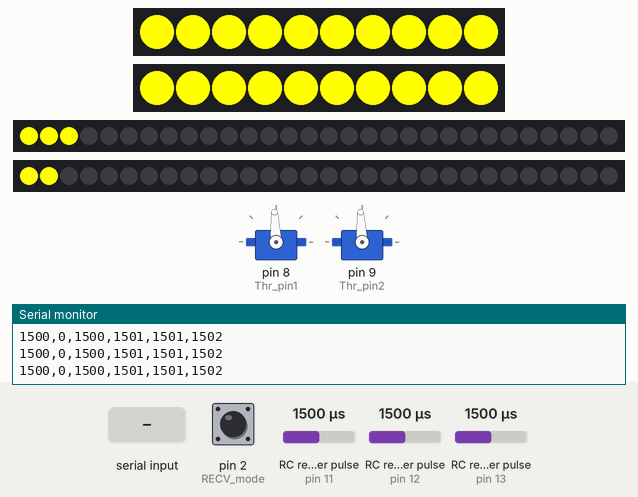
Simulated run of this sketch. Board: Arduino Uno, built with avr-gcc and run on an emulated ATmega328P. Shown: 2 × servo, 2 × 10 RGB LEDs in strip order, left to right, 2 × 30 RGB LEDs in strip order, left to right, the last lines printed to the serial monitor. Wiring (inferred from the names in the program): 3 × RC receiver channel: data pin 11 / data pin 12 / data pin 13. The test bench sets the inputs (shaded band); at power-on: RC receiver pulse (sensors on pin 11, pin 12, pin 13) 1500 µs, pin 2 (RECV_mode) LOW.

Above: at 2.8 s.
2.9 s: RC receiver pulse (sensor on pin 11) set to 1020 µs
At 4.9 s:
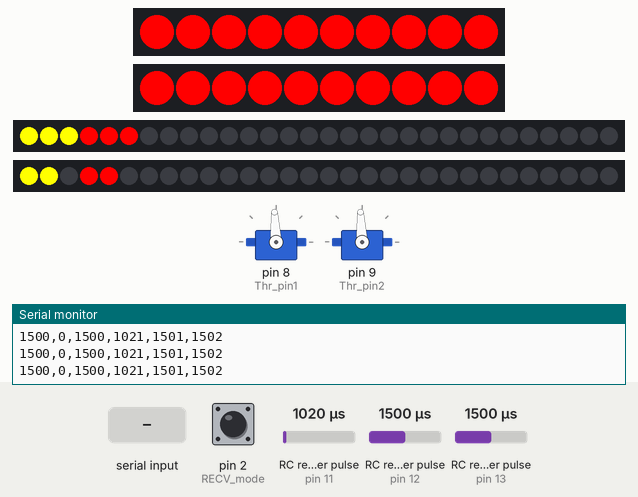
5.9 s: RC receiver pulse (sensor on pin 11) set to 1250 µs
At 7.0 s:
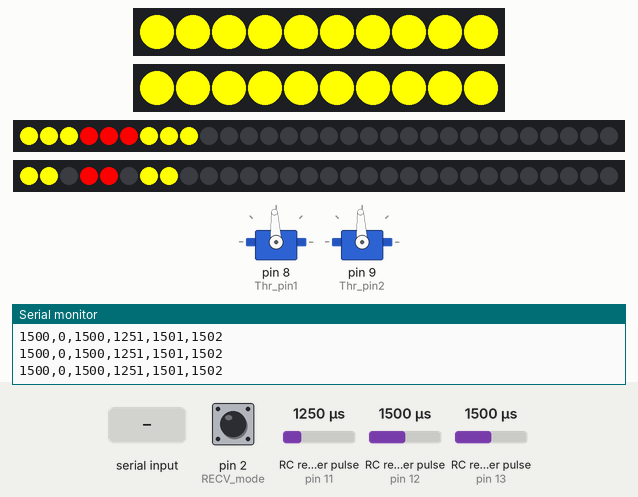
8.9 s: "90,45\n" received over Serial
At 9.08 s:
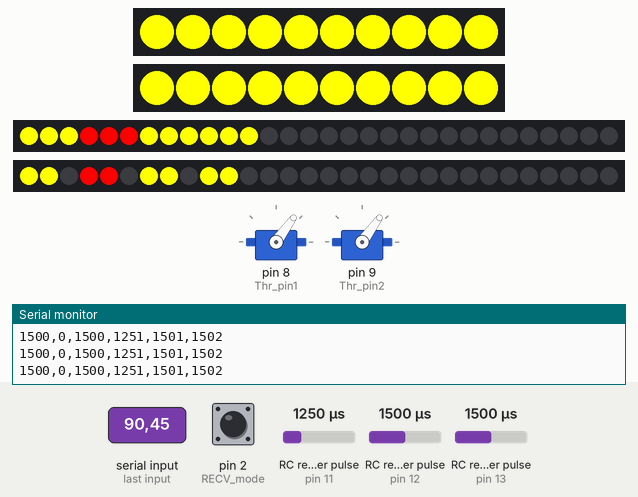
10.6 s: RC receiver pulse (sensor on pin 12) set to 1020 µs
At 12.0 s:
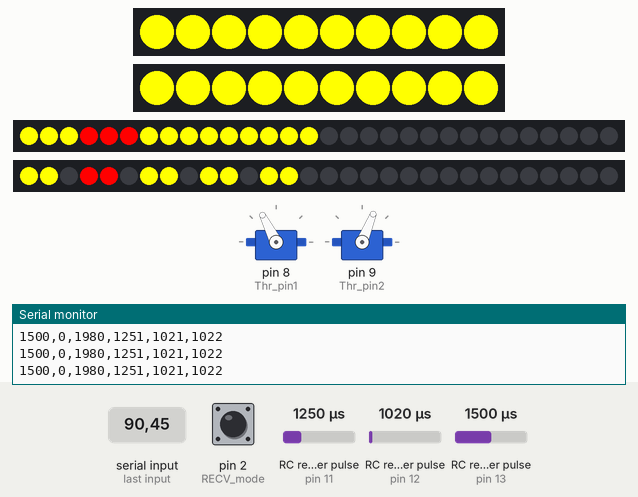
13.6 s: RC receiver pulse (sensor on pin 13) set to 1020 µs
At 15.2 s:
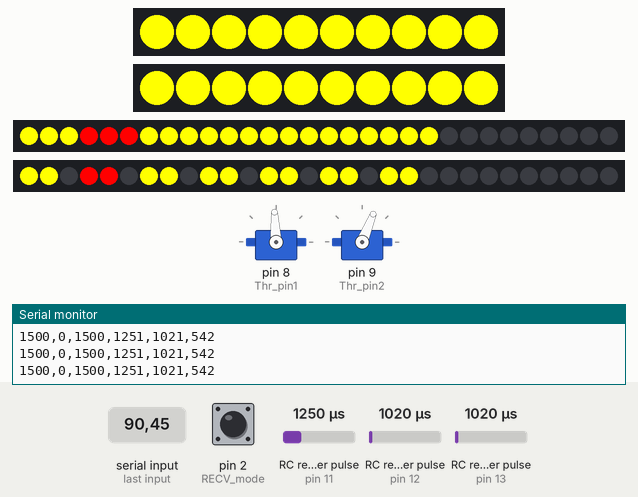
16.6 s: RC receiver pulse (sensor on pin 11) set to 1090 µs
At 21.4 s:
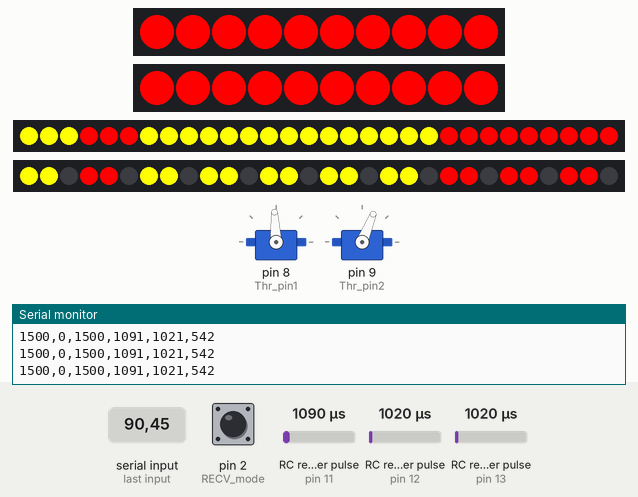
Timing chart, 0 to 22.9 s (numbered marks = the images above; inputs shaded):
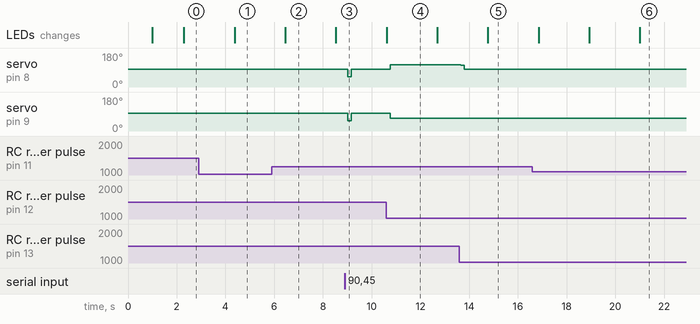

The sketch:

MK3_LED_08.22.ino
```cpp
/// 2024.05.02
/// Author: SIWON, SEONHYUK, SEONHYUN
/// This code is the control code for MARK3 ships.
/// Vessel configuration: 2 thrusters, LED, physical emergency power supply, rc_2 receiver, os1
/// New controller

#include <Servo.h>
#include <Adafruit_NeoPixel.h>

#define RECV_mode 2  // channel 6. Auto & RC mode
#define Throttle2 12 // channel . rudder
#define Throttle0 13 // channel 1. thruster(PORT)
#define Throttle1 11 // channel 2. thruster(STBD)

byte Thr_pin1 = 8; //port
byte Thr_pin2 = 9; //stbd

String DataToESC;    //ESC에 전달할 PWM
String DataTOSend;   //아두이노가 보낼 신호
String RecieveData;  //아두이노가 받은 PWM
String DataFromRC;   // RC수신기에서 보낸 PWM
String TimeNow;
int Status = 1;  // ROS2 파싱 X

int thr_min = 1250;
int thr_max = 1750;
int thr_min_auto = 1100;
int thr_max_auto = 1900;
Servo thr1;
Servo thr2;

//LED
int num_LED_F_B = 10;
int num_LED_L_R = 30;

#define LED_PIN_F  4
#define LED_PIN_B  5
#define LED_PIN_L  6
#define LED_PIN_R  7

Adafruit_NeoPixel strip_F = Adafruit_NeoPixel(num_LED_F_B, LED_PIN_F, NEO_GRB + NEO_KHZ800);
Adafruit_NeoPixel strip_B = Adafruit_NeoPixel(num_LED_F_B, LED_PIN_B, NEO_GRB + NEO_KHZ800);
Adafruit_NeoPixel strip_L = Adafruit_NeoPixel(num_LED_L_R, LED_PIN_L, NEO_GRB + NEO_KHZ800);
Adafruit_NeoPixel strip_R = Adafruit_NeoPixel(num_LED_L_R, LED_PIN_R, NEO_GRB + NEO_KHZ800);

// 타이머 변수
unsigned long previousMillisBlink = 0;
unsigned long previousMillisWipe = 0;

// 타이밍 간격
const long intervalBlink = 2000; // 점멸 간격 (500ms)
const long intervalWipe = 2000;   // LED 하나씩 켜기 간격 (50ms)

// LED 상태 변수
bool blinkState = false;
int currentWipeIndex_L = 0;
int currentWipeIndex_R = 0;
int port_pwm; int stbd_pwm;
void setup() {
  pinMode(RECV_mode, INPUT);
  pinMode(Throttle2, INPUT);
  pinMode(Throttle1, INPUT);
  pinMode(Throttle0, INPUT);

  thr1.attach(Thr_pin1);
  thr2.attach(Thr_pin2);
  thr2.writeMicroseconds(1500);
  thr1.writeMicroseconds(1500);
  delay(1000);
  Serial.begin(500000);

  strip_F.begin();
  strip_F.show(); // Initialize all pixels to 'off'

  strip_B.begin();
  strip_B.show();

  strip_L.begin();
  strip_L.show();

  strip_R.begin();
  strip_R.show();

}

void loop() {
  unsigned long currentMillis = millis();

  float sum1 = 0;
  float sum2 = 0;
  float sum3 = 0;
  float sum4 = 0;

  int cnt = 0;
  int count = 2;  // 이동평균필터의 분모
  int avg1, avg2, avg3, avg4;
  while (cnt < count) {
    sum1 += pulseIn(Throttle1, HIGH, 50000);
    sum2 += pulseIn(RECV_mode, HIGH, 50000);
    sum3 += pulseIn(Throttle2, HIGH, 50000);
    sum4 += pulseIn(Throttle0, HIGH, 50000);

    cnt++;
  }
  avg1 = sum1 / count; //EM Stop 1500
  avg2 = sum2 / count; // Mode switch 1200 1500 1800
  avg3 = sum3 / count; //Rud
  avg4 = sum4 /count; // Thr

  int rudder_abs = 1500-avg3;

  if (rudder_abs>0){
    port_pwm = avg4+abs(rudder_abs);
    stbd_pwm = avg4-abs(rudder_abs);
  } else if (rudder_abs<0){
    port_pwm = avg4-abs(rudder_abs);
    stbd_pwm = avg4+abs(rudder_abs);
  } else {
    port_pwm = 1500;
    stbd_pwm = 1500;
  }

  int a;
  DataFromRC = String(port_pwm) + "," + String(avg1) + "," + String(avg3) + "," + String(stbd_pwm);


  //시리얼 통신으로 데이터 송신
  if (Serial.availableForWrite()) {
    DataTOSend = DataToESC + "," + String(Status) + "," + DataFromRC ;

    Serial.println(DataTOSend);
  }

  if (Status == 0) {
    if (avg1 <1100) {  // 비상정지 모드
    a = 1;            // Stop mode
    }
    else {
    a = 2;            //RC mode
    }
  }
  else{
    if (avg1 <1200) {  // 비상정지 모드
    a = 1;            // Stop mode
    }
    else if (1200 <= avg1 <= 1600){
    a = 2;            //RC mode
    }
    else if (1600 < avg1){
    a = 3;            // Auto mode
  }

  }
  if (currentMillis - previousMillisBlink >= intervalBlink) {
    previousMillisBlink = currentMillis;
    if (a==1) {
      strip_F.fill(strip_F.Color(255, 0, 0)); // 빨간색
      strip_B.fill(strip_B.Color(255, 0, 0)); // 녹색
    }
    else if (a==2) {
      strip_F.fill(strip_F.Color(255, 255, 0)); // 빨간색
      strip_B.fill(strip_B.Color(255, 255, 0)); // 녹색
    }
    else {
      strip_F.fill(strip_F.Color(0, 255, 0)); // 빨간색
      strip_B.fill(strip_B.Color(0, 255, 0)); // 녹색

    }
    strip_F.show();
    strip_B.show();
  }
  if (currentMillis - previousMillisWipe >= intervalWipe) {
    previousMillisWipe = currentMillis;

    if (a==1) {
    strip_L.setPixelColor(currentWipeIndex_L, strip_L.Color(255, 0, 0)); // 파란색
    strip_L.setPixelColor(currentWipeIndex_L+1, strip_L.Color(255, 0, 0));
    strip_L.setPixelColor(currentWipeIndex_L+2, strip_L.Color(255, 0, 0));
    strip_L.show();

    strip_R.setPixelColor(currentWipeIndex_R, strip_R.Color(255, 0, 0)); // 노란색
    strip_R.setPixelColor(currentWipeIndex_R+1, strip_R.Color(255, 0, 0));
    strip_L.setPixelColor(currentWipeIndex_R+2, strip_R.Color(255, 0, 0));
    strip_R.show();

    currentWipeIndex_L+=3;
    if (currentWipeIndex_L >= strip_L.numPixels()) {
      currentWipeIndex_L = 0; // Reset index to start over
      strip_L.clear();
    }

    currentWipeIndex_R+=3;
    if (currentWipeIndex_R >= strip_R.numPixels()) {
      currentWipeIndex_R = 0; // Reset index to start over
      strip_R.clear();
    }
    }

    else if (a==2) {
    strip_L.setPixelColor(currentWipeIndex_L, strip_L.Color(255, 255, 0)); // 파란색
    strip_L.setPixelColor(currentWipeIndex_L+1, strip_L.Color(255, 255, 0));
    strip_L.setPixelColor(currentWipeIndex_L+2, strip_L.Color(255, 255, 0));
    strip_L.show();

    strip_R.setPixelColor(currentWipeIndex_R, strip_R.Color(255, 255, 0)); // 노란색
    strip_R.setPixelColor(currentWipeIndex_R+1, strip_R.Color(255, 255, 0));
    strip_L.setPixelColor(currentWipeIndex_L+2, strip_R.Color(255, 255, 0));
    strip_R.show();

    currentWipeIndex_L+=3;
    if (currentWipeIndex_L >= strip_L.numPixels()) {
      currentWipeIndex_L = 0; // Reset index to start over
      strip_L.clear();
    }

    currentWipeIndex_R+=3;
    if (currentWipeIndex_R >= strip_R.numPixels()) {
      currentWipeIndex_R = 0; // Reset index to start over
      strip_R.clear();
    }
    }

    else {
    strip_L.setPixelColor(currentWipeIndex_L, strip_L.Color(0, 255, 0)); // 파란색
    strip_L.setPixelColor(currentWipeIndex_L+1, strip_L.Color(0, 255, 0)); // 파란색
    strip_L.setPixelColor(currentWipeIndex_L+2, strip_L.Color(0, 255, 0));
    strip_L.show();

    strip_R.setPixelColor(currentWipeIndex_R, strip_R.Color(0, 255, 0)); // 노란색
    strip_R.setPixelColor(currentWipeIndex_R+1, strip_R.Color(0, 255, 0));
    strip_R.setPixelColor(currentWipeIndex_R+2, strip_R.Color(0, 255, 0));
    strip_R.show();

    currentWipeIndex_L+=3;
    if (currentWipeIndex_L >= strip_L.numPixels()) {
      currentWipeIndex_L = 0; // Reset index to start over
      strip_L.clear();
    }

    currentWipeIndex_R+=3;
    if (currentWipeIndex_R >= strip_R.numPixels()) {
      currentWipeIndex_R = 0; // Reset index to start over
      strip_R.clear();
    }
    }

    }
    //시리얼 통신으로 데이터 수신
  if (Serial.available() > 0) {
    String RecieveData = Serial.readStringUntil('\n');  // 줄 바꿈 문자('\n')까지 읽음

    // 문자열을 파싱하여 숫자로 변환
    int value1, value2; float SerialTime;
    sscanf(RecieveData.c_str(), "%d,%d,%d", &value1, &value2,&SerialTime);
    value1 = constrain(value1, thr_min_auto, thr_max_auto);
    value2 = constrain(value2, thr_min_auto, thr_max_auto);
    TimeNow = SerialTime;
    thr1.writeMicroseconds(value2) ;
    thr2.writeMicroseconds(value1);

    //DataToESC = String(value1) + "," + String(value2) + "," + String(value3);
    DataToESC = String(value1) + "," + String(value2);
    Status = 1;  //ROS2 파싱중
  }
  else {
    // 수신된 데이터가 없을 때 기본 PWM 값을 사용
    port_pwm = constrain(port_pwm, thr_min, thr_max);
    stbd_pwm = constrain(stbd_pwm, thr_min, thr_max);
    thr1.writeMicroseconds(port_pwm);
    thr2.writeMicroseconds(stbd_pwm);
    DataToESC = String(1500) ;
    Status = 0;  //ROS2 파싱 X

  }
  }
```

Measured:
- after the input at 2.9 s, the LEDs: change after 1.5 s (image 1)
- after the input at 5.9 s, the LEDs: change after 0.55 s (image 2)
- after the input at 8.9 s, servo on pin 8 (Thr_pin1), servo on pin 9 (Thr_pin2): 93° → 54° after 0.11 s, → 93° 0.16 s later
- after the input at 10.6 s, servo on pin 8 (Thr_pin1): 93° → 117° after 0.17 s; servo on pin 9 (Thr_pin2): 93° → 68° after 0.17 s
- after the input at 13.6 s, servo on pin 8 (Thr_pin1): 117° → 116° after 0.05 s, → 93° 0.16 s later
- after the input at 16.6 s, the LEDs: first change after 0.25 s (image 6 shows a later state)
